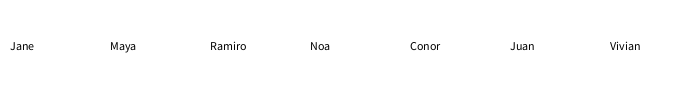
Frame 1 (no input)
Frame 60 (the mouse pressed at the canvas centre just before this capture): identical to frame 1, image omitted
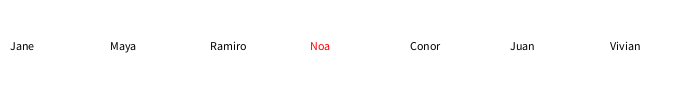
Frame 120 (the mouse held since frame 60 and released just before this capture)

The Processing sketch that drew these frames (run headless with seeded random() and noise(); from frame 60 on, the mouse is pressed at the canvas centre):

// Processing sketch: Day08_3_arrays_names
// ── Day08_3_arrays_names.pde
/*
  Arrays - Other Data Types & Styles Of Filling 'Em
 
 Sometimes you don't want to fill your array with a number. Say you wanted
 to have an array of words instead, to make a Madlib or a story that
 can change or something. You can do that too, and usually the easiest way
 to do it is to declare it in the following manner.
*/

int numNames = 7; // how many slots we need our array to hold

// this time, we can tell the array exactly what we want rather than doing so
// through a for-loop.
String[] teacherNames = {"Jane", "Maya", "Ramiro", "Noa", "Conor", "Juan", "Vivian"};

// let's hold their x and y pos as well. but we'll define those in setup.
float[] teacherNamesX = new float [numNames];
float[] teacherNamesY = new float [numNames];

void setup() {
  size(700, 100); // size once more

  for (int i = 0; i < numNames; i++) {
    teacherNamesX[i] = 10 + i*100;
    teacherNamesY[i] = 50; // the Y position is going to be constant
  }
}


void draw() {
  background(255);

  /* how about we highlight a name if it is moused over? dist() will return the
   distance between two points. for mousing over, that means the location of
   your mouse and the location of the thing. */

  for (int i = 0; i < numNames; i++) {
    if (dist(mouseX, mouseY, teacherNamesX[i], teacherNamesY[i]) < 50) { // if the distance between two points. < 50...
      fill(255, 0, 0); // use a red fill...
      text(teacherNames[i], teacherNamesX[i], teacherNamesY[i]); // ... for the name at that index.
    } 
    else { // otherwise...
      fill(0); // use a black fill...
      text(teacherNames[i], teacherNamesX[i], teacherNamesY[i]); // ... for the name at that index.
    }
  }

}
